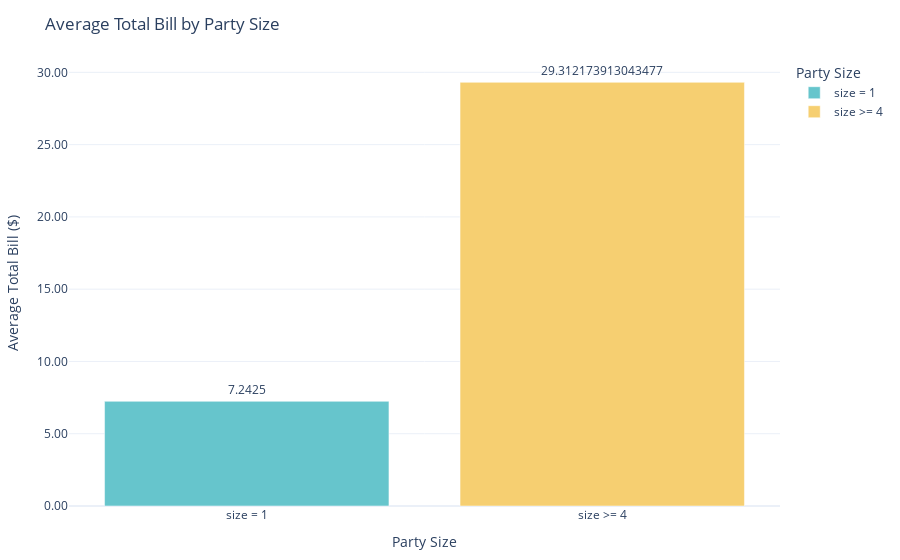

The code cell stored with this chart in its notebook:
### Code cell
# it's almost the same flow as above but it will return a chart, instead of text
response = broinsight.create_chart(
    query_result=result,
    message=question
)
response['chart']
# print(response['fig'])

### Figure 1 — Plotly figure (JSON) as saved in the notebook; plotly's stock layout.template omitted (floating-point values rounded to 4 significant figures)
{"data": [{"hovertemplate": "Party Size=%{x}<br>Average Total Bill ($)=%{text}<extra></extra>", "legendgroup": "size = 1", "marker": {"color": "rgb(102, 197, 204)", "pattern": {"shape": ""}}, "name": "size = 1", "orientation": "v", "showlegend": true, "text": [7.242], "textposition": "outside", "type": "bar", "x": ["size = 1"], "xaxis": "x", "y": [7.242], "yaxis": "y"}, {"hovertemplate": "Party Size=%{x}<br>Average Total Bill ($)=%{text}<extra></extra>", "legendgroup": "size >= 4", "marker": {"color": "rgb(246, 207, 113)", "pattern": {"shape": ""}}, "name": "size >= 4", "orientation": "v", "showlegend": true, "text": [29.31], "textposition": "outside", "type": "bar", "x": ["size >= 4"], "xaxis": "x", "y": [29.31], "yaxis": "y"}], "layout": {"barmode": "relative", "legend": {"title": {"text": "Party Size"}, "tracegroupgap": 0}, "margin": {"b": 40, "l": 40, "r": 40, "t": 60}, "title": {"text": "Average Total Bill by Party Size"}, "xaxis": {"anchor": "y", "categoryarray": ["size = 1", "size >= 4"], "categoryorder": "array", "domain": [0, 1], "title": {"text": "Party Size"}}, "yaxis": {"anchor": "x", "domain": [0, 1], "tickformat": ".2f", "title": {"text": "Average Total Bill ($)"}}}}
